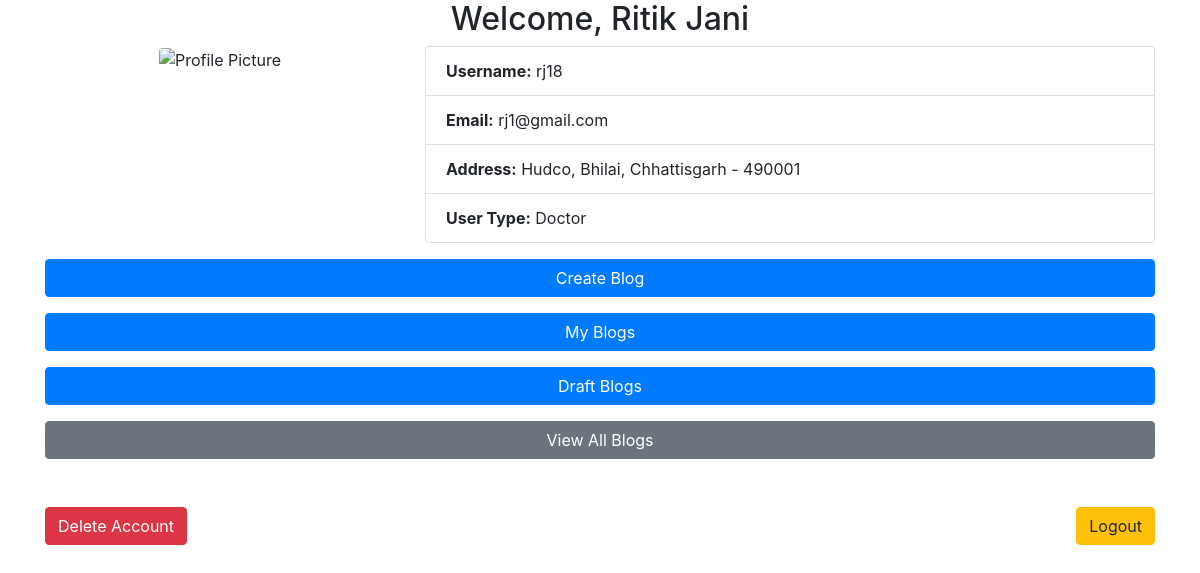
The page /dashboard (signed in) on the database its author committed.
### models.py (models this page shows)
class User(db.Model, UserMixin):
    id = db.Column(db.Integer, primary_key=True)
    first_name = db.Column(db.String(100), nullable=False)
    last_name = db.Column(db.String(100), nullable=False)
    profile_picture = db.Column(db.String(100), nullable=True)
    username = db.Column(db.String(100), unique=True, nullable=False)
    email = db.Column(db.String(120), unique=True, nullable=False)
    password = db.Column(db.String(200), nullable=False)
    address_line1 = db.Column(db.String(200), nullable=False)
    city = db.Column(db.String(100), nullable=False)
    state = db.Column(db.String(100), nullable=False)
    pincode = db.Column(db.String(10), nullable=False)
    user_type = db.Column(db.String(10), nullable=False)  # 'patient' or 'doctor'
    blogs = db.relationship('Blog', backref='author', lazy=True, cascade='all, delete-orphan')

### app.py (the view)
@app.route('/dashboard')
@login_required
def dashboard():
    user = db.session.get(User, current_user.id)
    if user:
        print(f"User ID: {user.id}, User Type: {user.user_type}")
    else:
        flash('User not found!', 'danger')
        return redirect(url_for('login'))
    return render_template('user_dashboard.html', user=user)

### app.py (called while the page is built)
@login_manager.user_loader
def load_user(user_id):
    return db.session.get(User, int(user_id))

### templates/user_dashboard.html (shortened to what this page needs)
<!DOCTYPE html>
<html lang="en">
<head>
    <link rel="stylesheet" href="{{ url_for('static', filename='css/style.css') }}">
    <link href="//maxcdn.bootstrapcdn.com/bootstrap/4.0.0/css/bootstrap.min.css" rel="stylesheet" id="bootstrap-css">
</head>
<body>
    <div class="container">
        <div class="dashboard">
            <h2 class="text-center">Welcome, {{ user.first_name }} {{ user.last_name }}</h2>
            <div class="row">
                <div class="col-md-4 text-center">
                    <img src="{{ url_for('static', filename=user.profile_picture.replace('\\', '/')) if user.profile_picture else url_for('static', filename='images/default_profile_pic.png') }}"
                    alt="Profile Picture"
                    class="img-fluid rounded"
                    width="250">
                </div>
                <div class="col-md-8">
                    <ul class="list-group">
                        <li class="list-group-item"><strong>Username:</strong> {{ user.username }}</li>
                        <li class="list-group-item"><strong>Email:</strong> {{ user.email }}</li>
                        <li class="list-group-item"><strong>Address:</strong> {{ user.address_line1 }}, {{ user.city }}, {{ user.state }} - {{ user.pincode }}</li>
                        <li class="list-group-item"><strong>User Type:</strong> {{ user.user_type }}</li>
                    </ul>
                </div>
            </div>
            {% if user.user_type == 'Doctor' %}
                <div class="text-center mt-3">
                    <a href="{{ url_for('create_blog') }}" class="btn btn-primary btn-block">Create Blog</a>
                </div>
                <div class="text-center mt-3">
                    <a href="{{ url_for('view_my_blogs') }}" class="btn btn-primary btn-block">My Blogs</a>
                </div>
                <div class="text-center mt-3">
                    <a href="{{ url_for('view_draft') }}" class="btn btn-primary btn-block">Draft Blogs</a>
                </div>
                <div class="text-center mt-3">
                    <a href="{{ url_for('view_all_blogs') }}" class="btn btn-secondary btn-block">View All Blogs</a>
                </div>
            {% elif user.user_type == 'Patient' %}
                <div class="text-center mt-3">
                    <a href="{{ url_for('view_all_blogs') }}" class="btn btn-info">View Blogs</a>
                </div>
            {% endif %}
            <div class="d-flex justify-content-between align-items-center mt-5">
                <form action="{{ url_for('delete_user', user_id=user.id) }}" method="POST" onsubmit="return confirm('Are you sure you want to delete your account?')">
                    <button type="submit" class="btn btn-danger">Delete Account</button>
                </form>
                <form action="{{ url_for('logout') }}" method="POST">
                    <button type="submit" class="btn btn-warning">Logout</button>
                </form>
            </div>
        </div>
    </div>
</body>
</html>

### rows shown on the page
User: first_name "Ritik", last_name "Jani", username "rj18", email "rj1@gmail.com", address_line1 "Hudco", city "Bhilai", state "Chhattisgarh", pincode "490001", user_type "Doctor"
